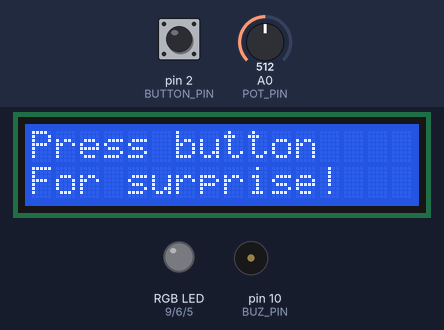
A sketch run on a simulated Arduino Uno, built with avr-gcc and run on an emulated ATmega328P. Parts: 16×2 character LCD, an RGB LED mixed from three pins (HIGH = lit), buzzer (waves = sounding). Inputs (shaded band) come from the test bench; at power-on: pin 2 (BUTTON_PIN) HIGH, A0 (POT_PIN) = 512. Dim RGB values are drawn brighter than linear; random numbers use the default seed unless the sketch sets one.

Above: at 1.2 s.
1.3 s: pin 2 (BUTTON_PIN) pulled LOW for 0.15 s
At 2.93 s:
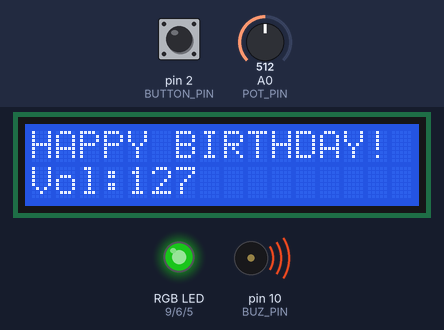
3.1 s: A0 (POT_PIN) set to 716
At 4.94 s:
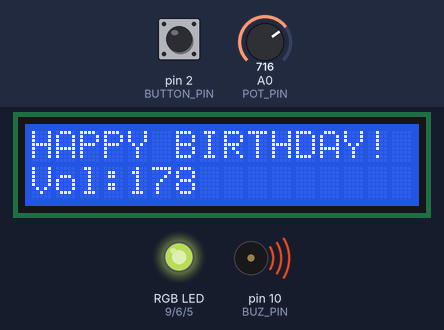
5.1 s: A0 (POT_PIN) set to 900
At 5.82 s:
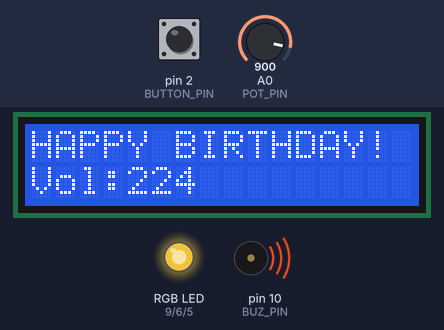
7.0 s: A0 (POT_PIN) set to 1023
At 7.29 s:
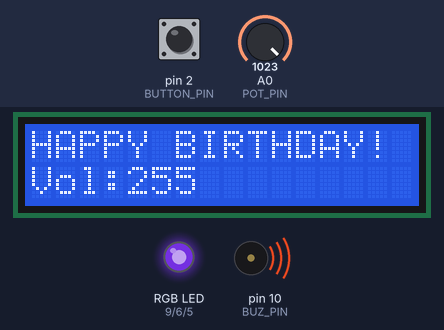
9.3 s: pin 2 (BUTTON_PIN) pulled LOW for 3.2 s
14.6 s: A0 (POT_PIN) set to 306
At 15.35 s:
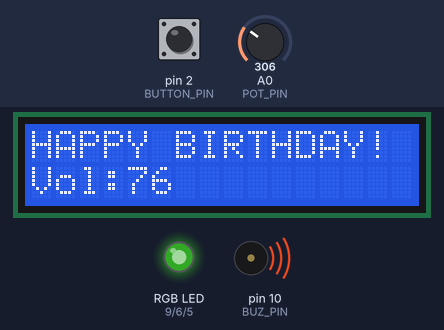
Timing chart, 0 to 18.4 s (numbered marks = the images above; inputs shaded):
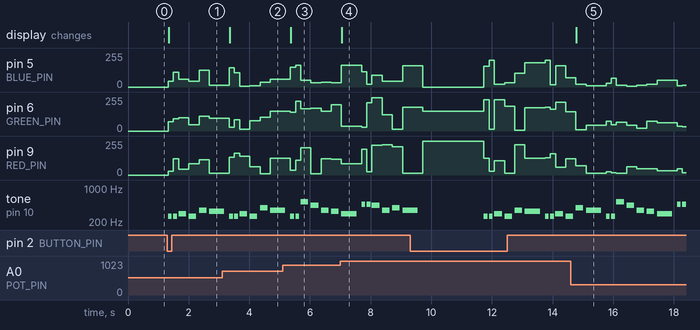

Measured:
- after the input at 1.3 s, pin 5 (BLUE_PIN): 0/255 → 43/255 at once, → 111/255 0.17 s later, → 60/255 0.17 s later, → 42/255 0.34 s later, … (6 changes in this stretch); pin 6 (GREEN_PIN): 0/255 → 71/255 at once, → 93/255 0.17 s later, → 98/255 0.17 s later, → 47/255 0.34 s later, … (6 changes in this stretch)
- after the input at 3.1 s, the display: changes after 0.25 s (image 2)
- after the input at 5.1 s, the display: changes after 0.26 s (image 3)
- after the input at 7.0 s, the display: changes after 0.05 s (image 4)
- after the input at 14.6 s, the display: changes after 0.18 s (image 5)

The sketch:

music.ino
```cpp
#include <Wire.h>
#include <LiquidCrystal_I2C.h>

LiquidCrystal_I2C lcd(0x27, 16, 2);

const int BUZ_PIN   = 10;
const int RED_PIN   = 9;
const int GREEN_PIN = 6;
const int BLUE_PIN  = 5;
const int BUTTON_PIN = 2;
const int POT_PIN   = A0; // Biến trở điều chỉnh âm lượng

// Nốt nhạc Happy Birthday (tần số Hz)
int melody[] = {
  262, 262, 294, 262, 349, 330,
  262, 262, 294, 262, 392, 349,
  262, 262, 523, 440, 349, 330, 294,
  466, 466, 440, 349, 392, 349
};

// Trường độ từng nốt (4 = nốt đen, 8 = móc đơn)
int noteDurations[] = {
  8,8,4,4,4,2,
  8,8,4,4,4,2,
  8,8,4,4,4,4,2,
  8,8,4,4,4,2
};

void setup() {
  pinMode(BUZ_PIN, OUTPUT);
  pinMode(RED_PIN, OUTPUT);
  pinMode(GREEN_PIN, OUTPUT);
  pinMode(BLUE_PIN, OUTPUT);
  pinMode(BUTTON_PIN, INPUT_PULLUP);

  lcd.init();
  lcd.backlight();
  lcd.setCursor(0,0);
  lcd.print("Press button");
  lcd.setCursor(0,1);
  lcd.print("For surprise!");
}

void setColor(int r, int g, int b) {
  analogWrite(RED_PIN, r);
  analogWrite(GREEN_PIN, g);
  analogWrite(BLUE_PIN, b);
}

// Hàm phát nhạc với chỉnh âm lượng
void playSong() {
  lcd.clear();
  lcd.setCursor(0,0);
  lcd.print("HAPPY BIRTHDAY!");
  lcd.setCursor(0,1);
  lcd.print("To You!");

  for (int i = 0; i < 25; i++) {
    int duration = 1000 / noteDurations[i];

    // Đọc POT → giá trị âm lượng
    int raw_value = analogRead(POT_PIN);        // 0–1023
    int volume = map(raw_value, 0, 1023, 0, 255); // PWM 0–255

    // Tạo âm bằng tone()
    tone(BUZ_PIN, melody[i], duration);

    // Đồng bộ LED đổi màu
    setColor(random(0, volume), random(0, volume), random(0, volume));

    // In giá trị ra LCD (hàng 2)
    lcd.setCursor(0,1);
    lcd.print("Vol:");
    lcd.print(volume);
    lcd.print("   "); // xóa ký tự thừa

    delay(duration * 1.3);
    noTone(BUZ_PIN);
  }

  setColor(255,150,0); // kết thúc với màu vàng ấm
}

void loop() {
  if (digitalRead(BUTTON_PIN) == LOW) {
    playSong();
    delay(2000); // chờ trước khi chơi lại
  }
}
```
